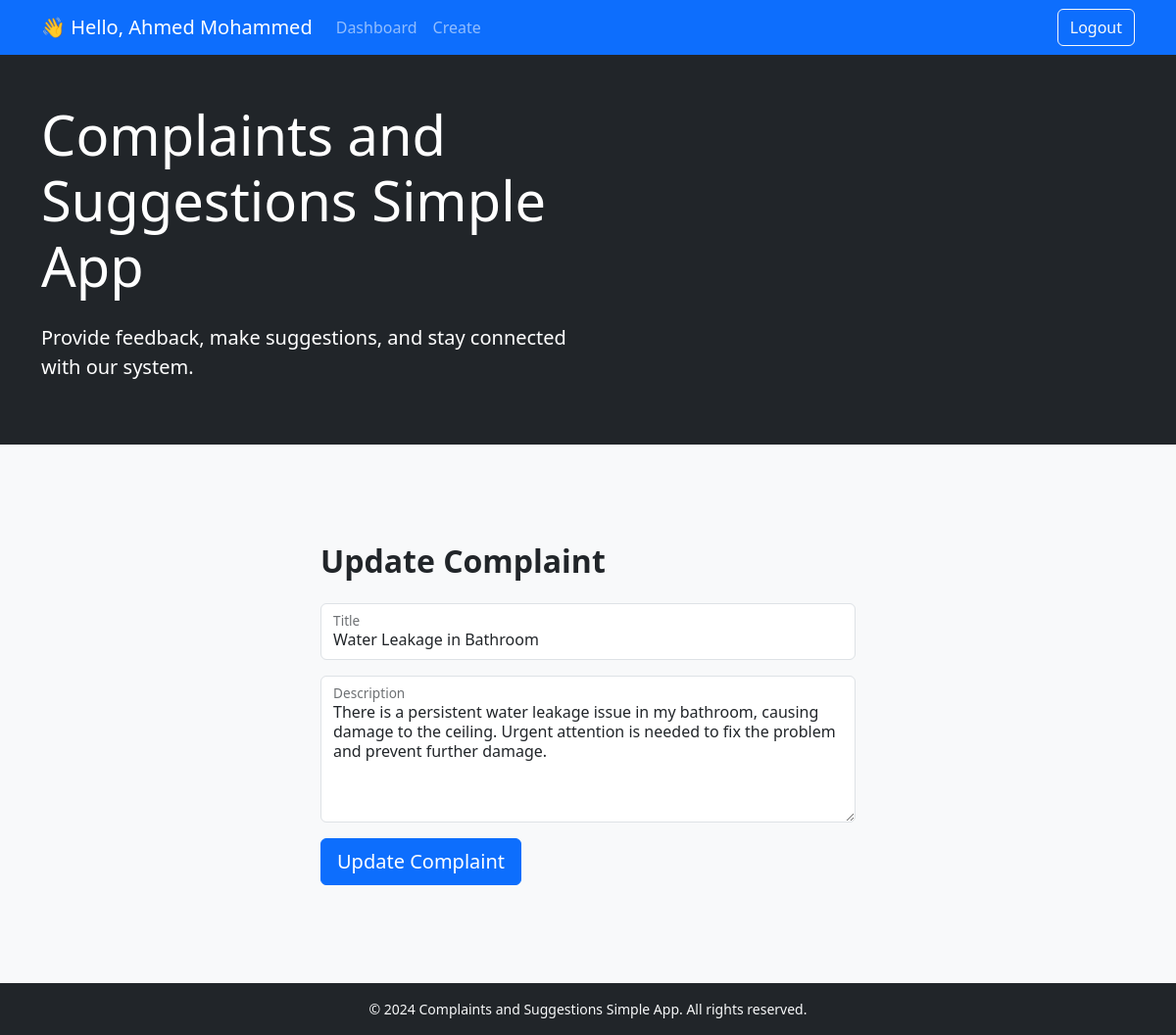
The page /src/templates/pages/update-complaint.php?id=3 (signed in) on the database its author committed.
### tables this page shows
CREATE TABLE `users` (
  `id` int(11) NOT NULL,
  `username` varchar(255) NOT NULL,
  `full_name` varchar(255) NOT NULL,
  `password` varchar(255) NOT NULL,
  `user_type` enum('admin','user') NOT NULL DEFAULT 'user'
);

CREATE TABLE `complaints` (
  `id` int(11) NOT NULL,
  `user_id` int(11) NOT NULL,
  `title` varchar(255) NOT NULL,
  `description` varchar(500) NOT NULL,
  `status` tinyint(4) NOT NULL DEFAULT 0,
  `feedback` varchar(500) DEFAULT NULL
);

### src/core/functions.php (called while the page is built, shortened)
<?php
function getUserId()
{
    return $_SESSION['user_id'];
}
function getUserType()
{
    return $_SESSION['user_type'];
}
function getFullNameById($user_id, $mysqli)
{
    try {
        $query = "SELECT `full_name` FROM `users` WHERE `id` = ?";
        $stmt = $mysqli->prepare($query);
        $stmt->bind_param('i', $user_id);
        $stmt->execute();
        $result = $stmt->get_result();
        $user = $result->fetch_assoc();
        if ($user) {
            return $user['full_name'];
        } else {
            return "User not found";
        }
    } catch (mysqli_sql_exception $e) {
        die("Error: " . $e->getMessage());
    }
}
function getComplaint($id, $mysqli)
{
    try {
        $query = "SELECT * FROM `complaints` WHERE `id` = ? ORDER BY `id` DESC";
        $stmt = $mysqli->prepare($query);
        $stmt->bind_param('i', $id);
        $stmt->execute();
        $result = $stmt->get_result();
        $complaint = $result->fetch_assoc();
        return $complaint;
    } catch (PDOException $e) {
        error_log('getComplaint error: id: ' . $id);
        die("Error: " . $e->getMessage());
    }
}

### src/templates/pages/update-complaint.php (the view, shortened to what this page needs)
<?php
require_once '../../config.php';
$complaint_id = $_GET['id'];
?>
<!DOCTYPE html>
<html lang="en">
<head>
    <?php include_once INC_DIR . 'headInclude.php' ?>
</head>
<body class="bg-light">
    <div class="mb-4">
        <?php
        $navbar = true;
        include(TEMPLATES_DIR . 'components/header.php');
        ?>
        <div class="container">
            <div class="row justify-content-center align-items-center" style="margin-top: 100px; margin-bottom: 100px;">
                <div class="col-md-6">
                    <h2 class="mb-4 fw-bold" style="max-width: 80%;">Update Complaint</h2>
                    <form method="post" action="core/operations.php">
                        <?php $complaint = getComplaint($complaint_id, $mysqli); ?>
                        <div class="input-group mb-3">
                            <div class="form-floating">
                                <input type="text" class="form-control rounded-2" id="title" placeholder="Title" name="complaint_title" value="<?php echo $complaint['title']; ?>" required>
                                <label for="title">Title</label>
                            </div>
                        </div>
                        <div class="mb-3">
                            <div class="form-floating">
                                <textarea class="form-control" id="description" name="complaint_description" placeholder="Enter description" rows="5" style="min-height: 150px;" required><?php echo $complaint['description']; ?></textarea>
                                <label for="description">Description</label>
                            </div>
                        </div>
                        <button type="submit" class="btn btn-primary btn-lg btn-block rounded-2">Update Complaint</button>
                    </form>
                </div>
            </div>
        </div>
    </div>
</body>
</html>

### src/templates/components/navbar.php (shortened to what this page needs)
<?php
if ($navbar) :
    $user_id = getUserId();
?>
    <nav class="navbar sticky-top navbar-expand-lg navbar-dark bg-primary">
        <div class="container">
            <span class="navbar-brand text-capitalize"><?php echo '👋 Hello, ' . getFullNameById($user_id, $mysqli); ?></span>
            <div class="collapse navbar-collapse" id="navbarNavAltMarkup">
                <div class="navbar-nav">
                    <a class="nav-link" href="index.php">Dashboard</a>
                    <?php if (getUserType() == 'user') : ?>
                        <a class="nav-link"  href="templates/pages/create.php">Create</a>
                    <?php endif; ?>
                </div>
                <div class="navbar-nav ms-auto">
                    <a class="btn btn-outline-light" href="logout.php">Logout</a>
                </div>
            </div>
        </div>
    </nav>
<?php endif; ?>

### rows shown on the page
users: full_name "Ahmed Mohammed"
complaints: complaint_title "Water Leakage in Bathroom", complaint_description "There is a persistent water leakage issue in my bathroom, causing damage to the ceiling. Urgent attention is needed to fix the problem and prevent further damage."
